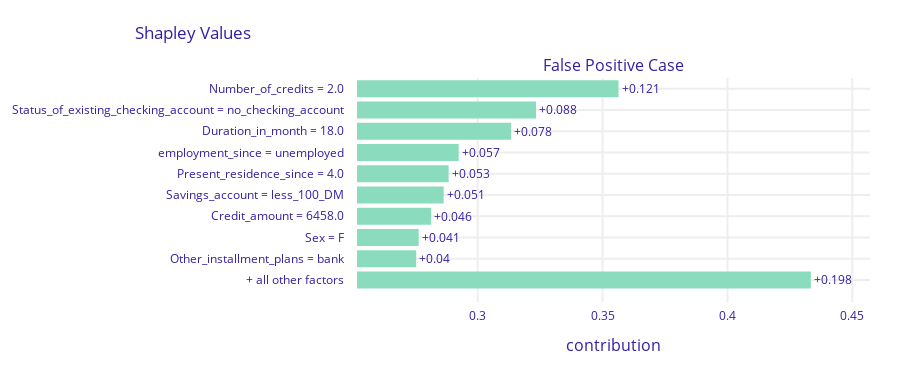

The notebook cell saved with this chart:
### Code cell
print("true value:", y_test.iloc[idx4])
print("prediction:", prediction_clf[idx4])

#Shap
sh_FPcase = exp.predict_parts(FPcase, type='shap', B = 10)
sh_FPcase.result.label = "False Positive Case"
sh_FPcase.plot(max_vars=10)

### Figure 1 — Plotly figure (JSON) as saved in the notebook; plotly's stock layout.template omitted (floating-point values rounded to 4 significant figures)
{"data": [{"base": 0.2354, "hoverinfo": "text", "hoverlabel": {"bgcolor": "rgba(0,0,0,0.8)"}, "hovertext": ["Average response: 0.235<br>Prediction: 0.999<br>Number_of_credits = 2.0<br>increases average response <br>by 0.121", "Average response: 0.235<br>Prediction: 0.999<br>Status_of_existing_checking_account = no_checking_account<br>increases average response <br>by 0.088", "Average response: 0.235<br>Prediction: 0.999<br>Duration_in_month = 18.0<br>increases average response <br>by 0.078", "Average response: 0.235<br>Prediction: 0.999<br>employment_since = unemployed<br>increases average response <br>by 0.057", "Average response: 0.235<br>Prediction: 0.999<br>Present_residence_since = 4.0<br>increases average response <br>by 0.053", "Average response: 0.235<br>Prediction: 0.999<br>Savings_account = less_100_DM<br>increases average response <br>by 0.051", "Average response: 0.235<br>Prediction: 0.999<br>Credit_amount = 6458.0<br>increases average response <br>by 0.046", "Average response: 0.235<br>Prediction: 0.999<br>Sex = F<br>increases average response <br>by 0.041", "Average response: 0.235<br>Prediction: 0.999<br>Other_installment_plans = bank<br>increases average response <br>by 0.04", "Average response: 0.235<br>Prediction: 0.999<br>+ all other factors<br>increases average response <br>by 0.198"], "marker": {"color": ["#8bdcbe", "#8bdcbe", "#8bdcbe", "#8bdcbe", "#8bdcbe", "#8bdcbe", "#8bdcbe", "#8bdcbe", "#8bdcbe", "#8bdcbe"]}, "orientation": "h", "showlegend": false, "text": ["+0.121", "+0.088", "+0.078", "+0.057", "+0.053", "+0.051", "+0.046", "+0.041", "+0.04", "+0.198"], "textposition": "outside", "type": "bar", "x": [0.121, 0.088, 0.078, 0.057, 0.053, 0.051, 0.046, 0.041, 0.04, 0.198], "xaxis": "x", "y": ["Number_of_credits = 2.0", "Status_of_existing_checking_account = no_checking_account", "Duration_in_month = 18.0", "employment_since = unemployed", "Present_residence_since = 4.0", "Savings_account = less_100_DM", "Credit_amount = 6458.0", "Sex = F", "Other_installment_plans = bank", "+ all other factors"], "yaxis": "y"}], "layout": {"annotations": [{"font": {"size": 16}, "showarrow": false, "text": "False Positive Case", "x": 0.5, "xanchor": "center", "xref": "paper", "y": 1, "yanchor": "bottom", "yref": "paper"}, {"font": {"size": 16}, "showarrow": false, "text": "contribution", "x": 0.5, "xanchor": "center", "xref": "paper", "y": 0, "yanchor": "top", "yref": "paper", "yshift": -30}], "font": {"color": "#371ea3"}, "height": 373, "margin": {"b": 71, "r": 30, "t": 78}, "shapes": [{"line": {"color": "#371ea3", "dash": "dot", "width": 1.5}, "type": "line", "x0": 0.2354, "x1": 0.2354, "xref": "x", "y0": 0, "y1": 10, "yref": "y"}], "title": {"text": "Shapley Values", "x": 0.15}, "xaxis": {"anchor": "y", "automargin": true, "domain": [0, 1], "fixedrange": true, "gridwidth": 2, "range": [0.2517, 0.4571], "tickcolor": "white", "ticklen": 3, "ticks": "outside", "type": "linear", "zeroline": false}, "yaxis": {"anchor": "x", "automargin": true, "autorange": "reversed", "domain": [0, 1], "fixedrange": true, "gridwidth": 2, "tickcolor": "white", "ticklen": 10, "ticks": "outside", "type": "category"}}}
